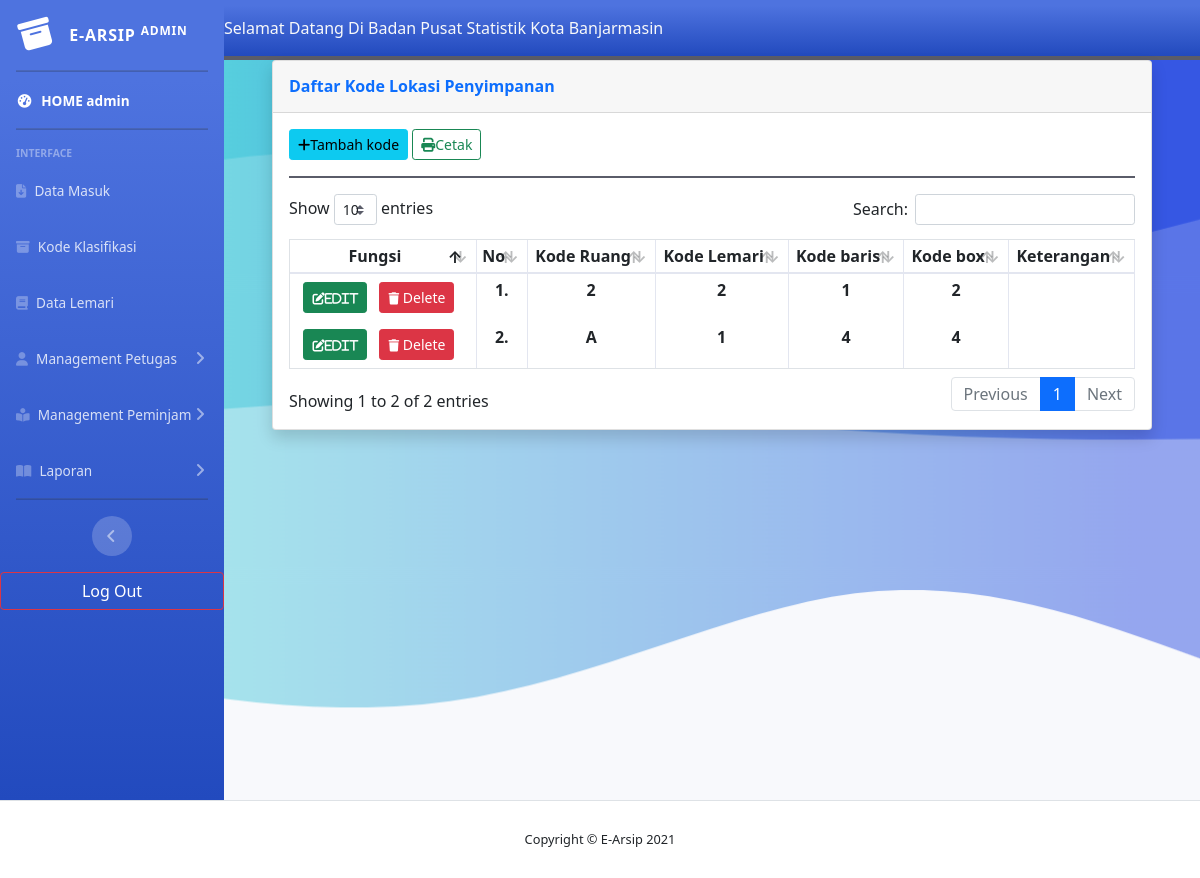
Screenshot of /home_admin.php?halaman=lemari (signed in) with the database file from the repository.
### tables this page shows
CREATE TABLE `tblemari` (
  `id_lemari` int(11) NOT NULL,
  `nama_ruang` varchar(50) NOT NULL,
  `no_lemari` int(15) NOT NULL,
  `baris` int(20) NOT NULL,
  `box` int(20) NOT NULL,
  `ket` text NOT NULL
);

### model/lemari/lemari.php (the view, shortened to what this page needs)
<?php
include 'config/koneksi.php';
?>
<div class="container-fluid">
    <div class="card shadow mb-4">
        <div class="card-header py-3">
            <h6 class="m-0 font-weight-bold text-primary">Daftar Kode Lokasi Penyimpanan</h6>
        </div>
        <div class="card-body">
            <div class="table-responsive">
                <div class="border-bottom-dark border-2 mb-3">
                    <a class="btn btn-sm btn-info mb-3" data-toggle="modal" data-target="#tambahData"><i class="fas fa-plus fa-md"></i>Tambah kode </a>
                    <a href="cetak/cetak_lemari.php" class="btn btn-sm btn-outline-success mb-3" target="_blank"><i class="fas fa-print fa-md"></i>Cetak </a>
                </div>
                <table class="table table-bordered table-hover table-sm" id="dataTable" width="auto" cellspacing="0">
                    <thead class=" text-center">
                        <tr>
                            <th>Fungsi</th>
                            <th>No</th>
                            <th>Kode Ruang</th>
                            <th>Kode Lemari</th>
                            <th>Kode baris</th>
                            <th>Kode box</th>
                            <th>Keterangan</th>
                        </tr>
                    </thead>
                    <tbody>
                        <?php
                        $qtampil = mysqli_query($koneksi, 'SELECT * FROM tblemari order by id_lemari desc');
                        $no = 1;
                        while ($d = mysqli_fetch_assoc($qtampil)) {
                        ?>
                            <tr>
                                <td class="text-center p-2">
                                    <a id="tubah" data-toggle="modal" data-target="#modalUbah" data-id="<?= $d['id_lemari']; ?>" data-ruang="<?= $d['nama_ruang']; ?>" data-lemari="<?= $d['no_lemari']; ?>" data-box="<?= $d['box']; ?>" data-baris="<?= $d['baris']; ?>" data-ket="<?= $d['lket']; ?>" class="btn btn-success btn-sm mr-2"><i class="fas fa-edit fa-sm">Edit</i></a>
                                    <a class="btn btn-danger btn-sm mr-2" href="?halaman=lemari&hal=dlt&id=<?= $d['id_lemari']; ?>" name="hapus" onclick="return confirm('Apakah yakin ingin menghapus ini?')">
                                        <i class="fas fa-trash fa-sm"></i> Delete</a>
                                </td>
                                <th class="text-center"><?= $no++ . '.'; ?></th>
                                <th class="text-center"><?= $d['nama_ruang']; ?></th>
                                <th class="text-center"><?= $d['no_lemari']; ?></th>
                                <th class="text-center"><?= $d['baris']; ?></th>
                                <th class="text-center"><?= $d['box']; ?></th>
                                <td><?= $d['lket']; ?></td>
                            </tr>
                        <?php } ?>
                    </tbody>
                </table>
            </div>
        </div>
    </div>
</div>

### rows the page displays
tblemari: nama_ruang "2", no_lemari "2", baris "1", box "2"
tblemari: nama_ruang "A", no_lemari "1", baris "4", box "4"

### other values shown
$_SESSION['level'] "admin"
